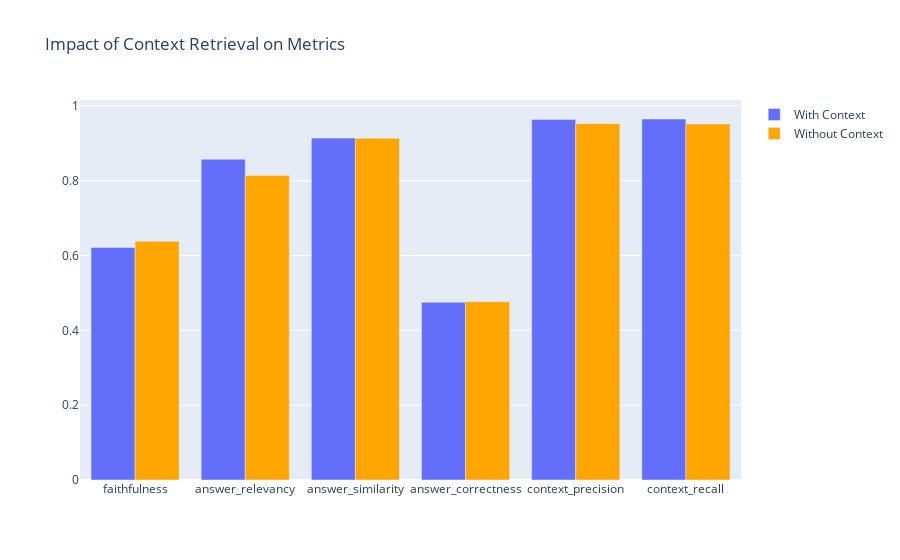

Write notebook code for a chart like this one.
### Markdown cell above
## Context Retrieval Analysis

### Code cell
context_comparison = df.groupby('context_retrieval')[metric_cols].mean()

fig = go.Figure(data=[
    go.Bar(name='With Context', x=metric_cols, y=context_comparison.loc[True]),
    go.Bar(name='Without Context', x=metric_cols, y=context_comparison.loc[False], marker_color='orange')
])

fig.update_layout(
    title='Impact of Context Retrieval on Metrics',
    barmode='group',
    height=500
)
fig.show()

### Figure 1 — Plotly figure (JSON) as saved in the notebook; plotly's stock layout.template omitted (floating-point values rounded to 4 significant figures)
{"data": [{"name": "With Context", "type": "bar", "x": ["faithfulness", "answer_relevancy", "answer_similarity", "answer_correctness", "context_precision", "context_recall"], "y": [0.6215, 0.8572, 0.9137, 0.4748, 0.9633, 0.9648]}, {"marker": {"color": "orange"}, "name": "Without Context", "type": "bar", "x": ["faithfulness", "answer_relevancy", "answer_similarity", "answer_correctness", "context_precision", "context_recall"], "y": [0.6378, 0.8141, 0.9133, 0.4766, 0.9524, 0.9514]}], "layout": {"autosize": true, "barmode": "group", "title": {"text": "Impact of Context Retrieval on Metrics"}, "xaxis": {"autorange": true, "range": [-0.5, 5.5], "type": "category"}, "yaxis": {"autorange": true, "range": [0, 1.016], "type": "linear"}}}
